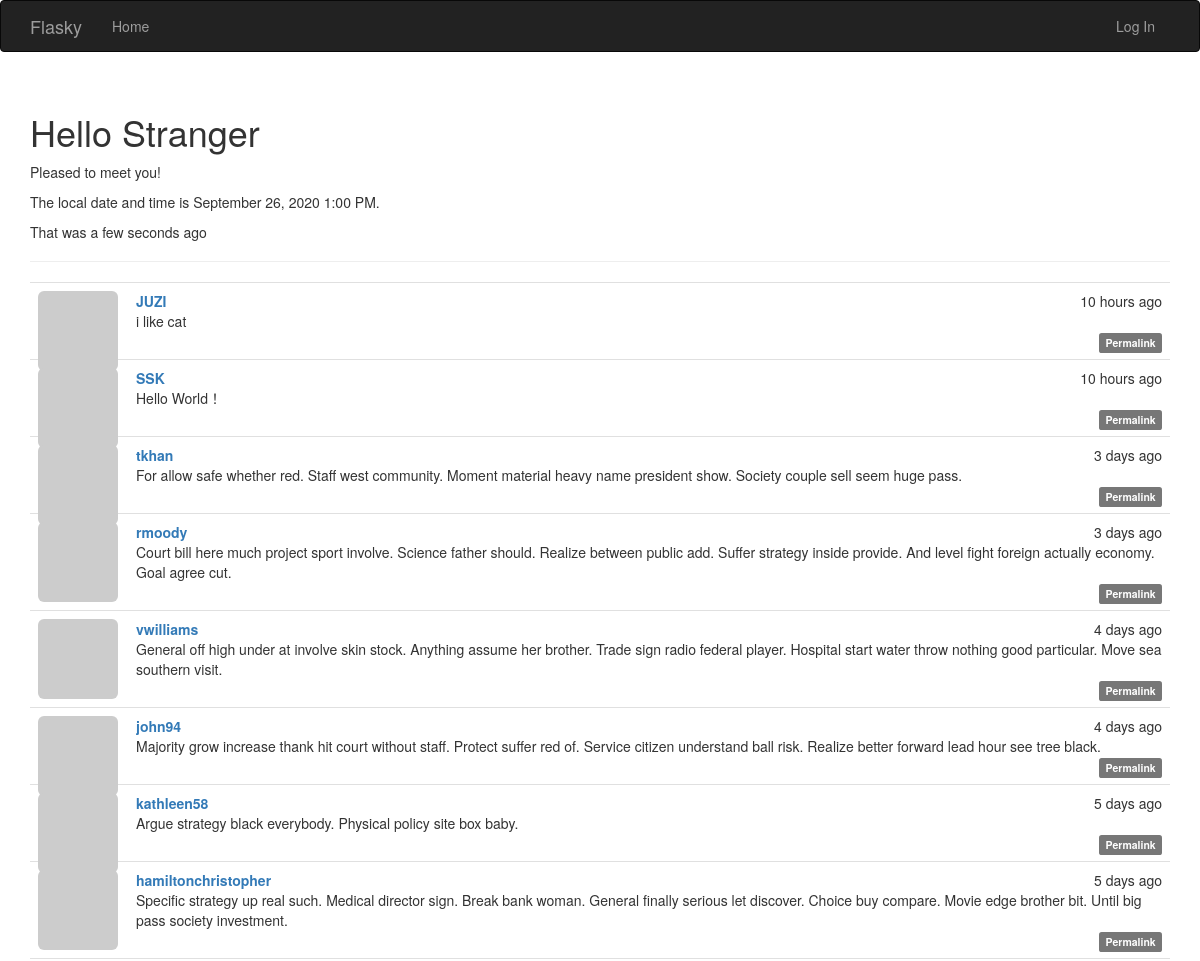
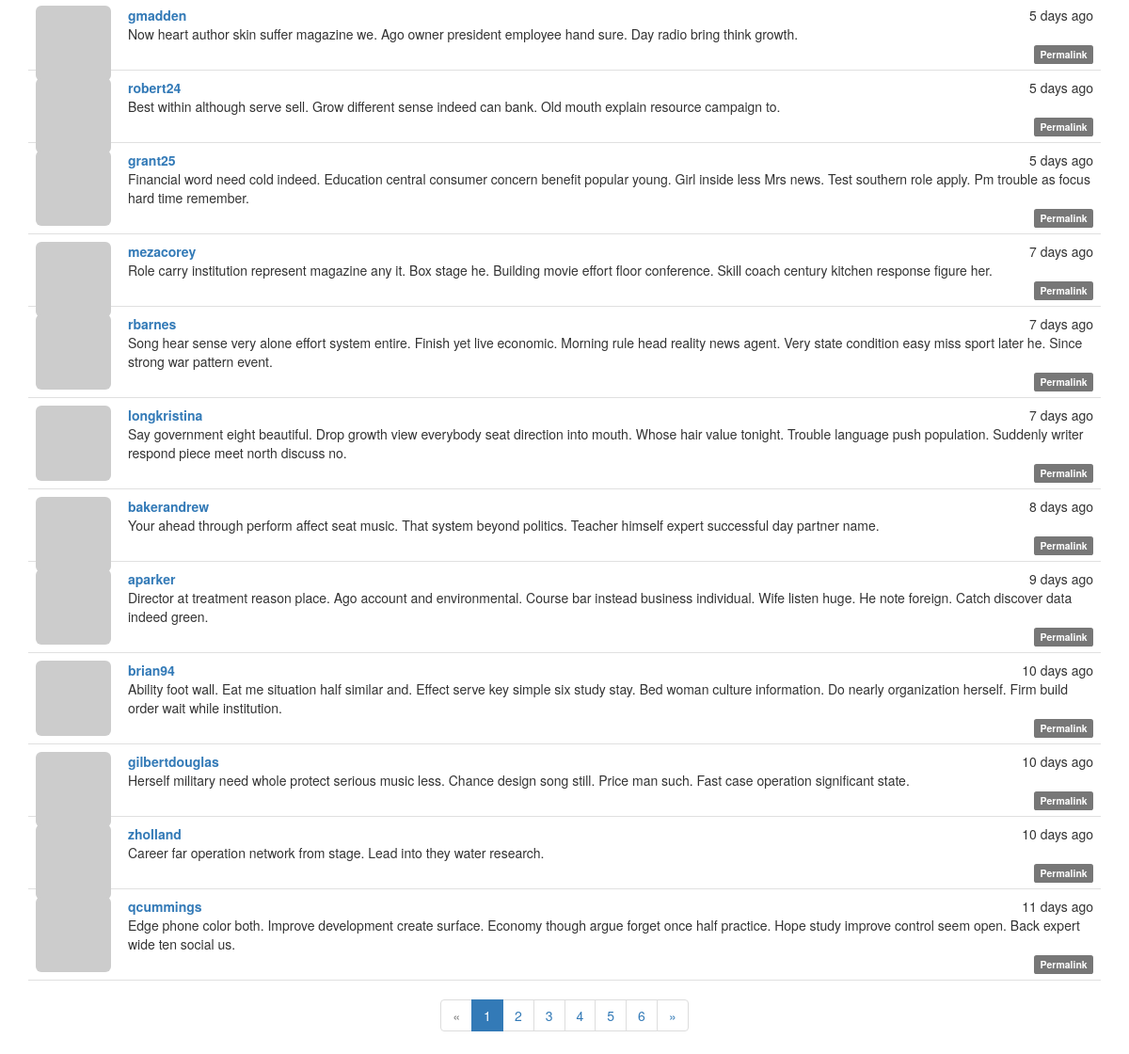
Before: / with the older database file (2 pictures, top to bottom).
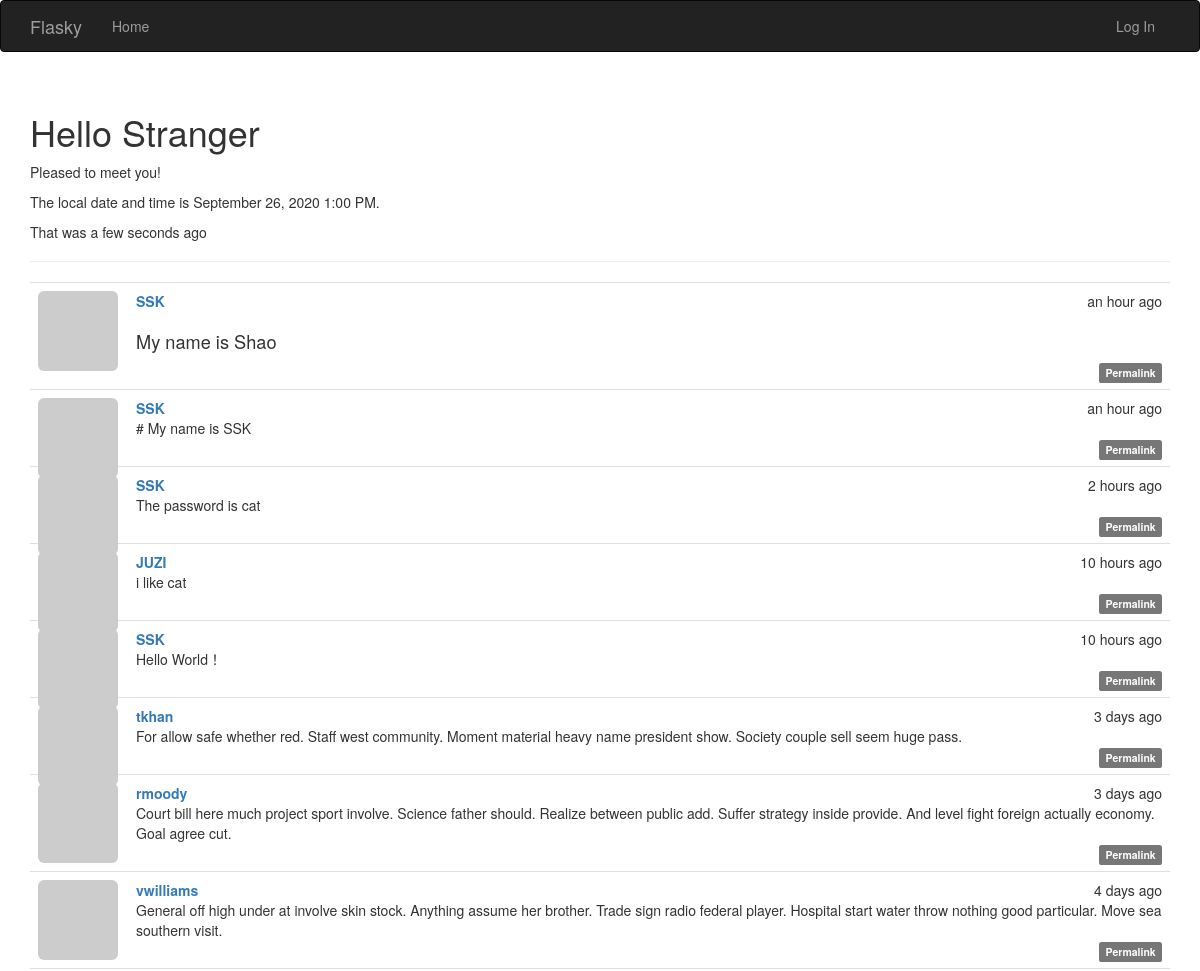
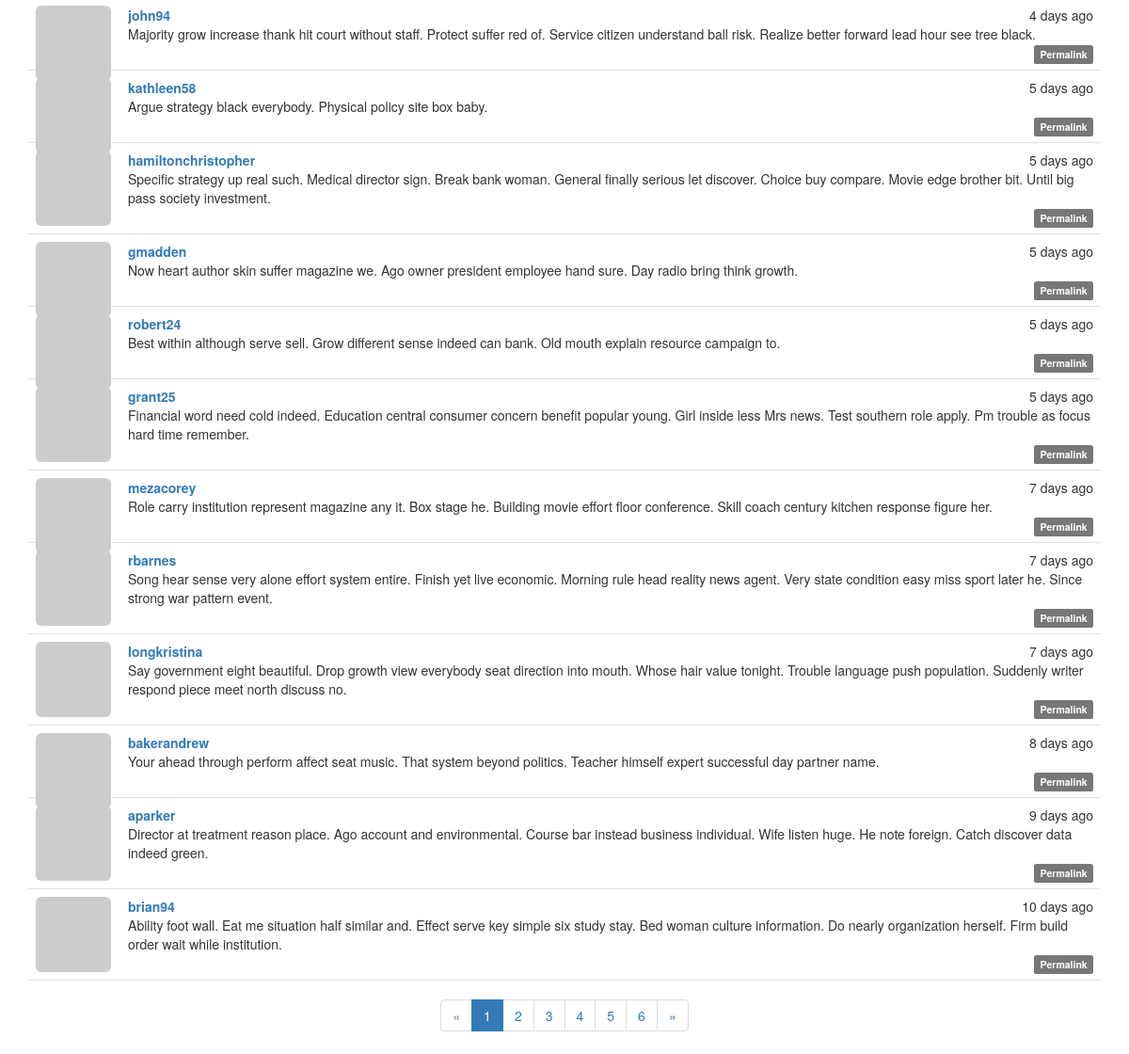
After: the same page with the newer database file (2 pictures, top to bottom).
### app/models.py (models this page shows, shortened)
class Post(db.Model):
    __tablename__='posts'
    id = db.Column(db.Integer,primary_key=True)
    body = db.Column(db.Text)
    timestamp = db.Column(db.DateTime,index=True,default=datetime.utcnow)
    author_id = db.Column(db.Integer,db.ForeignKey('users.id'))
    body_html = db.Column(db.Text)

class User(UserMixin,db.Model):
    __tablename__='users'
    id = db.Column(db.Integer,primary_key=True)
    email = db.Column(db.String(64),unique=True,index=True)
    role_id = db.Column(db.Integer,db.ForeignKey('roles.id'))
    username = db.Column(db.String(64), unique=True, index=True)
    password_hash=db.Column(db.String(128))
    confirmed = db.Column(db.Boolean,default=False)
    name = db.Column(db.String(64))
    location = db.Column(db.String(64))
    about_me = db.Column(db.Text())
    member_since = db.Column(db.DateTime(),default=datetime.utcnow)
    last_seen = db.Column(db.DateTime(),default=datetime.utcnow)
    avatar_hash = db.Column(db.String(32))
    posts = db.relationship('Post',backref='author',lazy='dynamic')
    def gravatar_hash(self):
        return hashlib.md5(self.email.lower().encode('utf-8')).hexdigest()
    def gravatar(self,size=100,default='identicon',ratting='g'):
        if request.is_secure:
            url = 'https://secure.gravatar.com/avatar'
        else:
            url = 'http://www.gravatar.com/avatar'
        hash = self.gravatar_hash() or self.avatar_hash
        return '{url}/{hash}?s={size}&d={default}&r={ratting}'.format(url=url,hash=hash,size=size,default=default,ratting=ratting)
    @property
    def password(self):
        raise AttributeError('password is not a readable attribute')

### app/main/views.py (the view)
@main.route('/', methods=['GET', 'POST'])
def index():
    form = PostForm()
    if current_user.can(Permission.WRITE) and form.validate_on_submit():
        post = Post(body=form.body.data,author=current_user._get_current_object())
        db.session.add(post)
        db.session.commit()
        return redirect(url_for('.index'))
    page = request.args.get('page',1,type=int)
    pagination = Post.query.order_by(Post.timestamp.desc()).paginate(
        page,per_page=current_app.config['FLASKY_POSTS_PER_PAGE'],error_out=False)
    posts = pagination.items
    return render_template('index.html',form=form,posts=posts,pagination=pagination,current_time=datetime.utcnow())

### app/auth/views.py (called while the page is built)
@auth.before_app_request
def before_request():
    if current_user.is_authenticated:
        current_user.ping()
        if not current_user.confirmed \
                and request.blueprint != 'auth' \
                and request.endpoint != 'static':
            return redirect(url_for('auth.unconfirmed'))

### app/main/__init__.py (called while the page is built)
@main.app_context_processor
def inject_permissions():
    return dict(Permission=Permission)

### app/models.py (called while the page is built)
    def can(self,permissions):
        return False

### app/templates/index.html (shortened to what this page needs)
{% extends "base.html" %}
{% import "bootstrap/wtf.html" as wtf %}
{% import "_macros.html" as macros %}
{% block styles %}
{{ super() }}
<link rel="stylesheet" href="{{ url_for('static', filename='styles.css') }}">
{% endblock %}
{% block page_content %}
<div class="page-header">
    <h1>Hello {% if current_user.is_authenticated %}{{ current_user.username }}{% else %}Stranger{% endif %}</h1>
    {% if not known %}
    <p>Pleased to meet you!</p>
    {% else %}
    <p>Happy to meet you again!</p>
    {% endif %}
    <p>The local date and time is {{ moment(current_time).format('LLL') }}.</p>
    <p>That was {{ moment(current_time).fromNow(refresh=True) }}</p>
</div>
{% include '_posts.html' %}
<div class="pagination">
    {{ macros.pagination_widget(pagination,'.index') }}
</div>
{% endblock %}

### app/templates/_posts.html
<ul class="posts">
    {% for post in posts %}
    <li class="post">
        <div class="profile-thumbnail">
            <a href="{{ url_for('.user',username=post.author.username) }}">
                <img class="img-rounded profile-thumbnail" src="{{ post.author.gravatar(size=40) }}">
            </a>
        </div>
        <div class="post-content">
            <div class="post-date">{{ moment(post.timestamp).fromNow() }}</div>
            <div class="post-author">
                <a href="{{ url_for('.user',username=post.author.username) }}">
                    {{ post.author.username }}
                </a>
            </div>
            <div class="post-body">
                {% if post.body_html %}
                    {{ post.body_html|safe }}
                {% else %}
                    {{ post.body }}
                {% endif %}
            </div>
            <div class="post-footer">
                <a href="{{ url_for('.post', id=post.id) }}">
                    <span class="label label-default">Permalink</span>
                </a>
            </div>
        </div>
    </li>
    {% endfor %}
</ul>

Changed rows visible on the page:
no longer on this page (row unchanged): Post: timestamp "10 days ago", author.username "gilbertdouglas", body "Herself military need whole protect serious music less. Chance design song still. Price man such. Fast case operation significant state."
no longer on this page (row unchanged): Post: timestamp "10 days ago", author.username "zholland", body "Career far operation network from stage. Lead into they water research."
no longer on this page (row unchanged): Post: timestamp "11 days ago", author.username "qcummings", body "Edge phone color both. Improve development create surface. Economy though argue forget once half practice. Hope study improve control seem open. Back expert wide ten social us."
added Post: timestamp "an hour ago", author.username "SSK", body_html "My name is Shao"
added Post: timestamp "an hour ago", author.username "SSK", body "# My name is SSK"
added Post: timestamp "2 hours ago", author.username "SSK", body "The password is cat"
